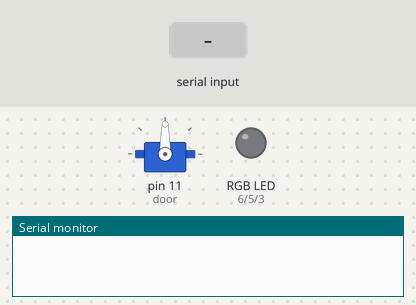
The sketch below on a simulated Arduino Uno, built with avr-gcc and run on an emulated ATmega328P. Shown: servo, an RGB LED mixed from three pins (HIGH = lit), the last lines printed to the serial monitor. Inputs (shaded band) come from the test bench.

Above: at 1.2 s.
1.3 s: "R90\n" received over Serial
At 2.6 s:
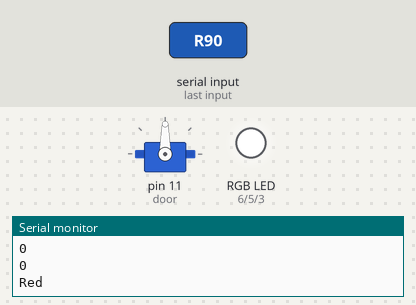
3.8 s: "R,45\n" received over Serial
At 5.8 s:
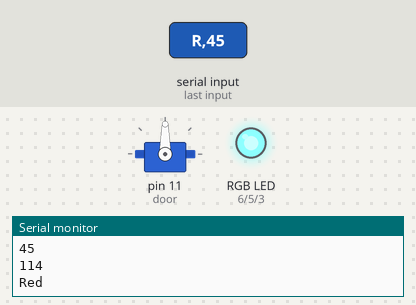
6.3 s: "G90\n" received over Serial
At 7.6 s:
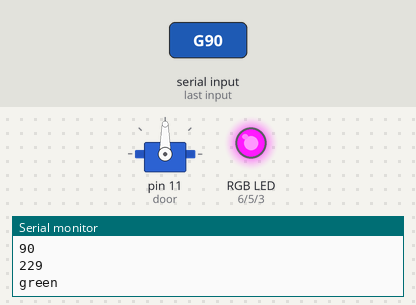
8.8 s: "G,45\n" received over Serial
At 10.8 s:
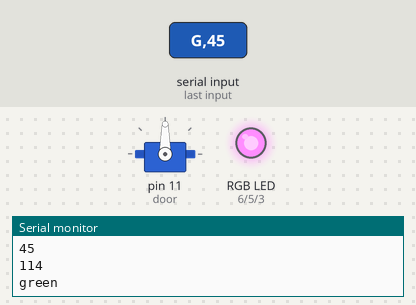
11.3 s: "B90\n" received over Serial
At 12.7 s:
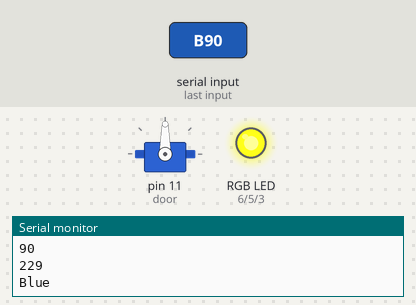
13.8 s: "B,45\n" received over Serial
At 15.8 s:
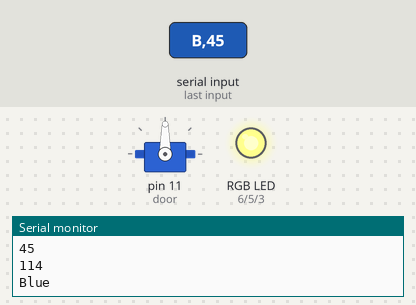
Timing chart, 0 to 17.3 s (numbered marks = the images above; inputs shaded):
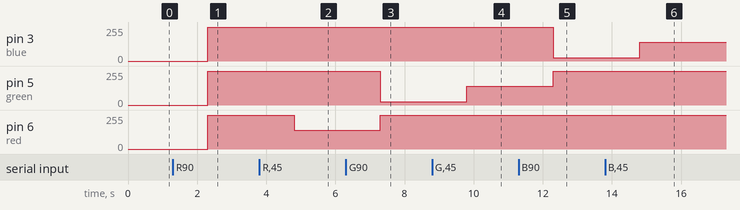

Measured:
- after the input at 1.3 s, pin 3 (blue), pin 5 (green), pin 6 (red): 0/255 → 255/255 after 1.0 s
- after the input at 3.8 s, pin 6 (red): 255/255 → 141/255 after 1.0 s
- after the input at 6.3 s, pin 5 (green): 255/255 → 26/255 after 1.0 s; pin 6 (red): 141/255 → 255/255 after 1.0 s
- after the input at 8.8 s, pin 5 (green): 26/255 → 141/255 after 1.0 s
- after the input at 11.3 s, pin 3 (blue): 255/255 → 26/255 after 1.0 s; pin 5 (green): 141/255 → 255/255 after 1.0 s
- after the input at 13.8 s, pin 3 (blue): 26/255 → 141/255 after 1.0 s

The sketch:

hackaton_2.ino
```cpp
#define red 6
#define green 5
#define blue 3
#include <Servo.h>
Servo door;

int dane=0;
String value;
char *pch;
char *tab[2];
int i=0;
int state=0;
int privious_time = 0;
int current_time = 0;


void setup() {
  // put your setup code here, to run once:
  pinMode(red, OUTPUT);
  pinMode(green, OUTPUT);
  pinMode(blue, OUTPUT);
  Serial.begin(9600);
  door.attach(11);


}

void loop() {
//  if(Serial.available()){
//    dane=Serial.parseInt();
//  Serial.println(dane,DEC);
//  }
  if(Serial.available()){
    value=Serial.readString();
    int str_len = value.length()+1;
    char g[str_len];
    value.toCharArray(g,str_len);
    Serial.println(g);
    pch=strtok(g,"b, '");
    int i=0;
    while (pch != NULL){
      tab[i]=pch;
      i=i+1;
//      Serial.println(atoi(tab[i-1]));
      pch=strtok(NULL,", ");
  }
    int brightness_per = atoi(tab[1]);
    int brightness=map(brightness_per,0,100,0,255);
    Serial.println(tab[0]);
    Serial.println(brightness_per);
    Serial.println(brightness);
    switch (*tab[0]){
      case 'R':
        analogWrite(red,255-brightness);
        analogWrite(blue,255);
        analogWrite(green,255);
        Serial.println("Red");
        break;
      case 'G':
        analogWrite(green,255-brightness);
        analogWrite(blue,255);
        Serial.println("green");
        analogWrite(red,255);
        break;
      case 'B':
        analogWrite(blue,255-brightness);
        analogWrite(red,255);
        Serial.println("Blue");
        analogWrite(green,255);
        break;
      case 'D':
//        current_time = millis();
//        if (current_time - privious_time > 5000){
          state=door.read();
          switch (state){
            case 0:
              door.write(90);
//              privious_time = current_time;
              break;
            default:
              door.write(0);
//              privious_time = current_time;
              break;
//          }

        }

      default:
        break;
    }
  }
//    Serial.println(tab[0]);
//    Serial.println(atoi(tab[1]));
//    analogWrite(red,255);
//    analogWrite(green,d);
//    analogWrite(blue,255);
  // put your main code here, to run repeatedly:

}
//void serialEvent(){
//  if(Serial.available()){
//    value=Serial.readString();
//    int str_len = value.length()+1;
//    char g[str_len];
//    Serial.println(g);
//    value.toCharArray(g,str_len);
//    pch=strtok(g,"b, '");
//    int i=0;
//    while (pch != NULL){
//      tab[i]=pch;
//      i=i+1;
////      Serial.println(atoi(tab[i-1]));
//      pch=strtok(NULL,", ");
//  }
//  }
//  }
```
